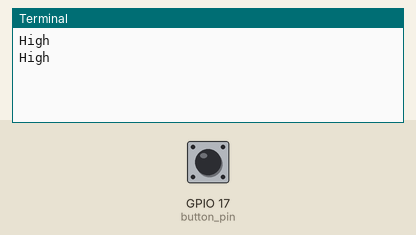
Recording of a program running on a simulated Raspberry Pi (BCM pin numbers). On the bench: the last lines printed to the terminal. Inputs (shaded band) come from the test bench; at power-on: GPIO 17 (button_pin) HIGH.

Above: at 1.2 s.
1.3 s: GPIO 17 (button_pin) pulled LOW for 1.2 s
At 1.8 s:
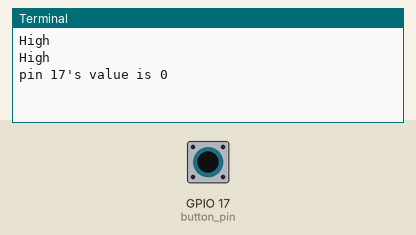
At 2.31 s:
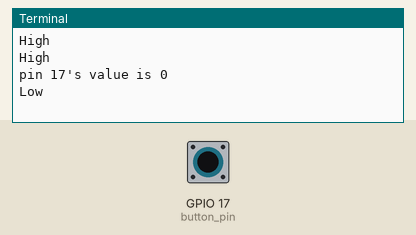

The program:

edge3.py
```python
import RPi.GPIO as GPIO
import time

def button_handler(pin):
	print("pin %s's value is %s" % (pin, GPIO.input(pin)))

if __name__ == '__main__':
	button_pin = 17

	GPIO.setmode(GPIO.BCM)

	#	No resistors:
	# GPIO.setup(button_pin, GPIO.IN, pull_up_down = GPIO.PUD_DOWN)		#	This does not detect anything.
	GPIO.setup(button_pin, GPIO.IN, pull_up_down = GPIO.PUD_UP)

    # events can be GPIO.RISING, GPIO.FALLING, or GPIO.BOTH
	GPIO.add_event_detect(button_pin, GPIO.BOTH,
                          callback=button_handler,
                          bouncetime=300)

	while True:
		if GPIO.input(button_pin):     # if port 25 == 1
			print ("High")
		else:                  # if port 25 != 1
			print ( "Low" )

		time.sleep(1)


	GPIO.cleanup()
	print('done.')
```

Measured:
- after the input at 1.3 s, the terminal: prints a new line at once (image 1)
